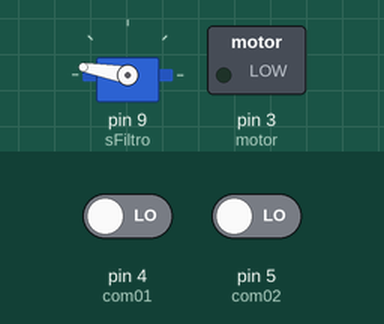
A sketch run on a simulated Arduino Uno, built with avr-gcc and run on an emulated ATmega328P. Parts: servo, switched loads named in the sketch (green lamp = pin HIGH). The test bench sets the inputs (shaded band); at power-on: pin 4 (com01) LOW, pin 5 (com02) LOW.

Above: at 2.1 s.
2.2 s: pin 4 (com01) driven HIGH
At 4.0 s:
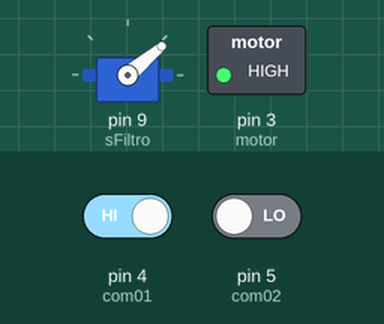
5.2 s: pin 5 (com02) driven HIGH
At 7.0 s:
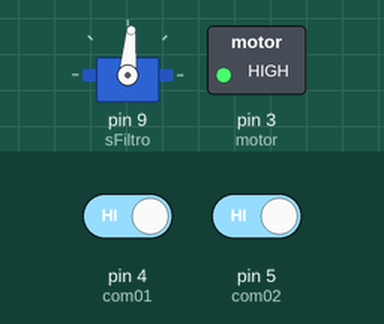
7.3 s: pin 4 (com01) driven LOW and pin 5 (com02) driven LOW
At 7.45 s:
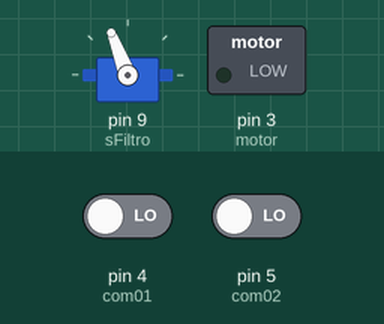
10.3 s: pin 5 (com02) driven HIGH
At 10.45 s:
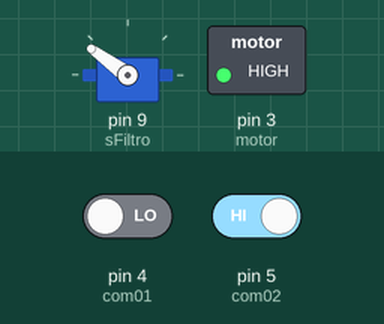
13.3 s: pin 5 (com02) driven LOW
At 13.75 s:
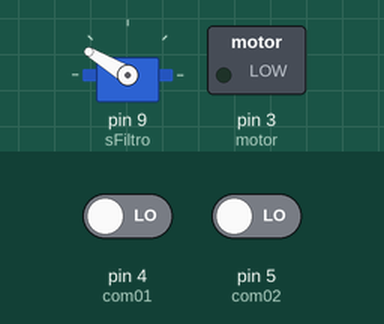
Timing chart, 0 to 16.3 s (numbered marks = the images above; inputs shaded):
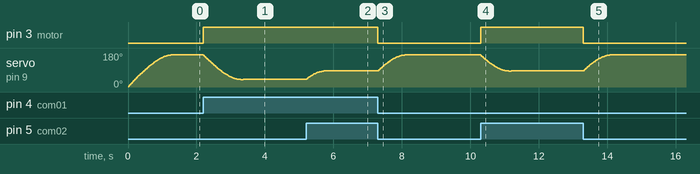

The sketch:

ctrl_filtro.ino
```cpp
#include <Servo.h>

#define com01 4
#define com02 5

Servo sFiltro;

int posAlvo = 0;
int posAtual = 0;
int suav = 125;
int passo = 5;
int motor = 3;
int ciclo = 0;
int vel = 0;

void setup()
{
  sFiltro.attach(9);
  pinMode(motor, OUTPUT);
}

void loop()
{

  ciclo = digitalRead(com01) * 1 + digitalRead(com02) * 2;

  switch (ciclo)
  {
    case 0 :
      digitalWrite (motor, LOW);
      posAlvo = 170;
    break;
    case 1 :
      digitalWrite (motor, HIGH);
      posAlvo = 40;
    break;
    case 2 :
      digitalWrite (motor, HIGH);
      posAlvo = 85;
    break;
    case 3 :
      digitalWrite (motor, HIGH);
      posAlvo = 85;
    break;
  }

  if (posAtual<posAlvo)
  {
    vel = 1+posAlvo-posAtual;
    for (posAtual; posAtual<posAlvo; posAtual++)
    {
      sFiltro.write(posAtual+2);
      delay (passo + suav / vel);
      vel--;
    }
  }
  else if (posAtual>posAlvo)
  {
    vel = 1+posAtual-posAlvo;
    for (posAtual; posAtual>posAlvo; posAtual--)
    {
      sFiltro.write(posAtual-2);
      delay (passo + suav / vel);
      vel--;
    }
  }
  else
  {
    sFiltro.write(posAlvo);
  }
}
```

Measured:
- after the input at 2.2 s, pin 3 (motor): LOW → HIGH at once
- after the input at 5.2 s, servo on pin 9 (sFiltro): rises from 40° to 86° in 0.57 s, then falls to 85° in 0.07 s
- after the input at 7.3 s, pin 3 (motor): HIGH → LOW at once; servo on pin 9 (sFiltro): rises from 85° to 171° in 0.82 s, then falls to 170° in 0.07 s
- after the input at 10.3 s, pin 3 (motor): LOW → HIGH at once
- after the input at 13.3 s, pin 3 (motor): HIGH → LOW at once; servo on pin 9 (sFiltro): rises from 85° to 171° in 0.82 s, then falls to 170° in 0.07 s
